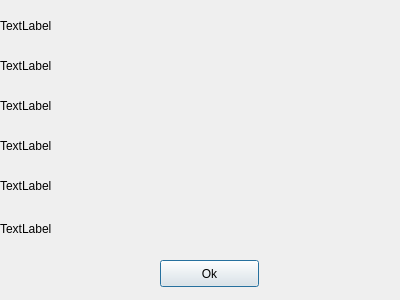
<?xml version="1.0" encoding="UTF-8"?>
<ui version="4.0">
 <class>About</class>
 <widget class="QDialog" name="About">
  <property name="geometry">
   <rect>
    <x>0</x>
    <y>0</y>
    <width>400</width>
    <height>300</height>
   </rect>
  </property>
  <property name="windowTitle">
   <string>Dialog</string>
  </property>
  <widget class="QLabel" name="label_4">
   <property name="geometry">
    <rect>
     <x>0</x>
     <y>130</y>
     <width>391</width>
     <height>31</height>
    </rect>
   </property>
   <property name="text">
    <string>TextLabel</string>
   </property>
  </widget>
  <widget class="QLabel" name="label">
   <property name="geometry">
    <rect>
     <x>0</x>
     <y>10</y>
     <width>491</width>
     <height>31</height>
    </rect>
   </property>
   <property name="text">
    <string>TextLabel</string>
   </property>
  </widget>
  <widget class="QLabel" name="label_5">
   <property name="geometry">
    <rect>
     <x>0</x>
     <y>170</y>
     <width>401</width>
     <height>31</height>
    </rect>
   </property>
   <property name="text">
    <string>TextLabel</string>
   </property>
  </widget>
  <widget class="QPushButton" name="pushButton">
   <property name="geometry">
    <rect>
     <x>160</x>
     <y>260</y>
     <width>99</width>
     <height>27</height>
    </rect>
   </property>
   <property name="text">
    <string>Ok</string>
   </property>
  </widget>
  <widget class="QLabel" name="label_2">
   <property name="geometry">
    <rect>
     <x>0</x>
     <y>50</y>
     <width>401</width>
     <height>31</height>
    </rect>
   </property>
   <property name="text">
    <string>TextLabel</string>
   </property>
  </widget>
  <widget class="QLabel" name="label_6">
   <property name="geometry">
    <rect>
     <x>0</x>
     <y>220</y>
     <width>381</width>
     <height>17</height>
    </rect>
   </property>
   <property name="text">
    <string>TextLabel</string>
   </property>
  </widget>
  <widget class="QLabel" name="label_3">
   <property name="geometry">
    <rect>
     <x>0</x>
     <y>90</y>
     <width>401</width>
     <height>31</height>
    </rect>
   </property>
   <property name="text">
    <string>TextLabel</string>
   </property>
  </widget>
 </widget>
 <resources/>
 <connections/>
</ui>
